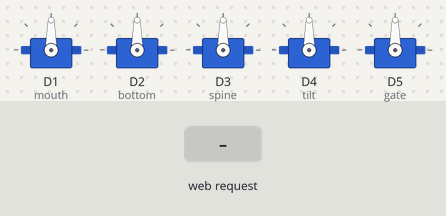
Simulated run of this sketch. Board: ESP8266 (NodeMCU). On the bench: 5 × servo. Inputs (shaded band) come from the test bench.

Above: at 1.2 s.
1.3 s: HTTP request GET /motion/?angles=1 received
At 1.6 s:
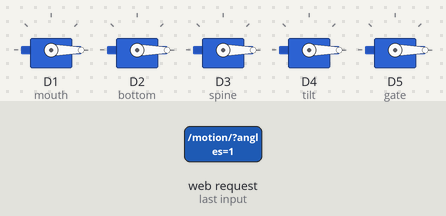
2.8 s: HTTP request GET /motion/?angles=120 received
At 3.9 s:
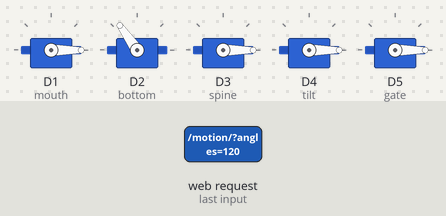
4.3 s: HTTP request GET /motion/?angles=0 received
At 5.1 s:
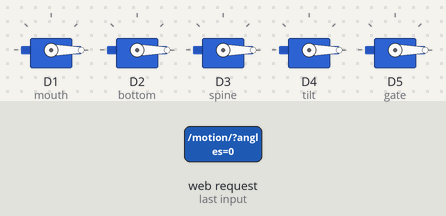
Timing chart, 0 to 7.3 s (numbered marks = the images above; inputs shaded):
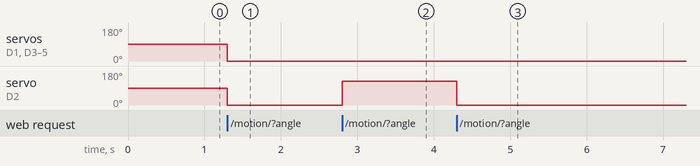

Measured:
- after the input at 1.3 s, servo on D1 (mouth), servo on D2 (bottom), servo on D3 (spine), servo on D4 (tilt), servo on D5 (gate): 90° → 0° at once
- after the input at 2.8 s, servo on D2 (bottom): 0° → 125° at once
- after the input at 4.3 s, servo on D2 (bottom): 125° → 0° at once

The sketch:

wifi_bot_arm.ino
```cpp
#include <Servo.h>
#include <ESP8266WiFi.h>
#include <ESP8266WebServer.h>
#include <ESP8266mDNS.h>


WiFiClient client;
ESP8266WebServer server(80);

const char* ssid = "Arm - MustShop Arduino";   //enter your wi-fi user id
const char* password = "88888888";  //enter the wi-fi password


Servo mouth, spine, tilt, bottom, gate;
/*
int mouth_least = 105, mouth_most = 175;
int bottom_least = 0, bottom_most = 180;
int spine_least = 20, spine_most = 110;
int tilt_least = 40, tilt_most = 180;
int gate_least = 0, gate_most = 180;
*/

int gate_least = 0;
int gate_most = 180;
int mouth_least = 0;
int mouth_most = 180;
int bottom_least = 0;
int bottom_most = 180;
int spine_least = 0;
int spine_most = 180;
int tilt_least = 0;
int tilt_most = 180;

float bottom_angle= 1500;
float spine_angle=1500;
float tilt_angle=1500;
float mouth_angle= 1500;
float gate_angle=1500;
int stepp = 250;


// serial communication variables
const int arrSize = 10;
String* angles = new String[arrSize]; // according to the largest string array we'll need (ex. ANGLES 90 90 90 90 90)

unsigned int j = 0;
void getValues(String msg){
    j = 0;
    angles[0] = "";
    for (unsigned int i = 0; i < msg.length(); i++) {
        if(j>=arrSize)
          break;
        if(msg[i]==','){ j += 1; angles[j] = ""; }
        else angles[j] += msg[i];
    }
}

float mouth_stepp, bottom_stepp, spine_stepp, tilt_stepp, gate_stepp;

void go_to_coordinates(int m, int b, int s, int t, int g, int Speed){

  float now_m = ((float)m)*(2500-500)/180 + 500;
  float now_b = ((float)b)*(2500-500)/180 + 500;
  float now_s = ((float)s)*(2500-500)/180 + 500;
  float now_t = ((float)t)*(2500-500)/180 + 500;
  float now_g = ((float)g)*(2500-500)/180 + 500;
  /*mouth_stepp = (now_m - mouth_angle) / Speed;
  bottom_stepp = (now_b - bottom_angle) / Speed;
  spine_stepp = (now_s - spine_angle) / Speed;
  tilt_stepp = (now_t - tilt_angle) / Speed;
  gate_stepp = (now_g - gate_angle) / Speed;

  //long before = millis();
  for(int i= 0; i < Speed; i++){
    //Serial.println(String(mouth_angle) + " " + String(bottom_angle) + " " + String(spine_angle) + " " + String(tilt_angle) + " " + String(gate_angle));
    mouth_angle += mouth_stepp;
    mouth.write(mouth_angle);
    bottom_angle += bottom_stepp;
    bottom.write(bottom_angle);
    spine_angle += spine_stepp;
    spine.write(spine_angle);
    tilt_angle += tilt_stepp;
    tilt.write(tilt_angle);
    gate_angle += gate_stepp;
    gate.write(gate_angle);
    //delay(delayy);
  }*/
  //Serial.println("after " + String(millis()-before));

  mouth_angle = now_m;
  spine_angle = now_s;
  tilt_angle = now_t;
  bottom_angle = now_b;
  gate_angle = now_g;

  mouth.write(mouth_angle);
  bottom.write(bottom_angle);
  spine.write(spine_angle);
  tilt.write(tilt_angle);
  gate.write(gate_angle);

}

void handleRoot(){
  server.send(200, "text/plain", "Ok, ONLINE");
}

long temp_bottom, temp_spine, temp_tilt, temp_mouth, temp_gate;
void handleMotion(){
  String msg = server.arg("angles");
  if(msg!=""){
    getValues(msg);

    temp_bottom = angles[0].toInt();
    if(isnan(temp_bottom)){
      server.send(200, "text/plain", "OOF, INVALID ANGLE " + String(angles[0]) + " FOR BOTTOM");
      return;
    }

    temp_spine = angles[1].toInt();
    if(isnan(temp_spine)){
      server.send(200, "text/plain", "OOF, INVALID ANGLE " + String(angles[1]) + " FOR SPINE");
      return;
    }

    temp_tilt = angles[2].toInt();
    if(isnan(temp_tilt)){
      server.send(200, "text/plain", "OOF, INVALID ANGLE " + String(angles[2]) + " FOR TILT");
      return;
    }

    // apply angle to mouth servo
    temp_mouth = angles[3].toInt();
    if(isnan(temp_mouth)){
      server.send(200, "text/plain", "OOF, INVALID ANGLE " + String(angles[3]) + " FOR MOUTH");
      return;
    }

    // apply angle to gate servo
    temp_gate = angles[4].toInt();
    if(isnan(temp_gate)){
      server.send(200, "text/plain", "OOF, INVALID ANGLE " + String(angles[4]) + " FOR GATE");
      return;
    }

    // go where we actually want at a certain speed
    int Speed = 20;
    go_to_coordinates(temp_mouth, temp_bottom, temp_spine, temp_tilt, temp_gate, Speed);

    // reply with success confirmation
    server.send(200, "text/plain", "Ok, UPDATED ANGLES TO " + String(angles[0]) + " " + String(angles[1]) + " " + String(angles[2]) + " " + String(angles[3]) + " " + String(angles[4]));
  }
}


void setup() {

  digitalWrite(LED_BUILTIN, HIGH);

  // put your setup code here, to run once:
  mouth.attach(D1); // GPIO0 D3
  bottom.attach(D2); // GPIO2 D4
  spine.attach(D3); // GPIO14 D5
  tilt.attach(D4); // GPIO12 D6
  gate.attach(D5); // GPIO13 D7

  //mouth.write(mouth_most);
  //bottom.write(bottom_most);
  //spine.write(spine_most);
  //tilt.write(tilt_most);
  //gate.write(gate_most);

  boolean result = WiFi.softAP(ssid, password);
  if(result == true){
    //Serial.println("Ready");
  } else {
    //Serial.println("Failed!");
  }

  server.on("/", handleRoot);
  server.on("/motion/", handleMotion);
  server.begin();

}


void loop() {
  server.handleClient();
}
```
